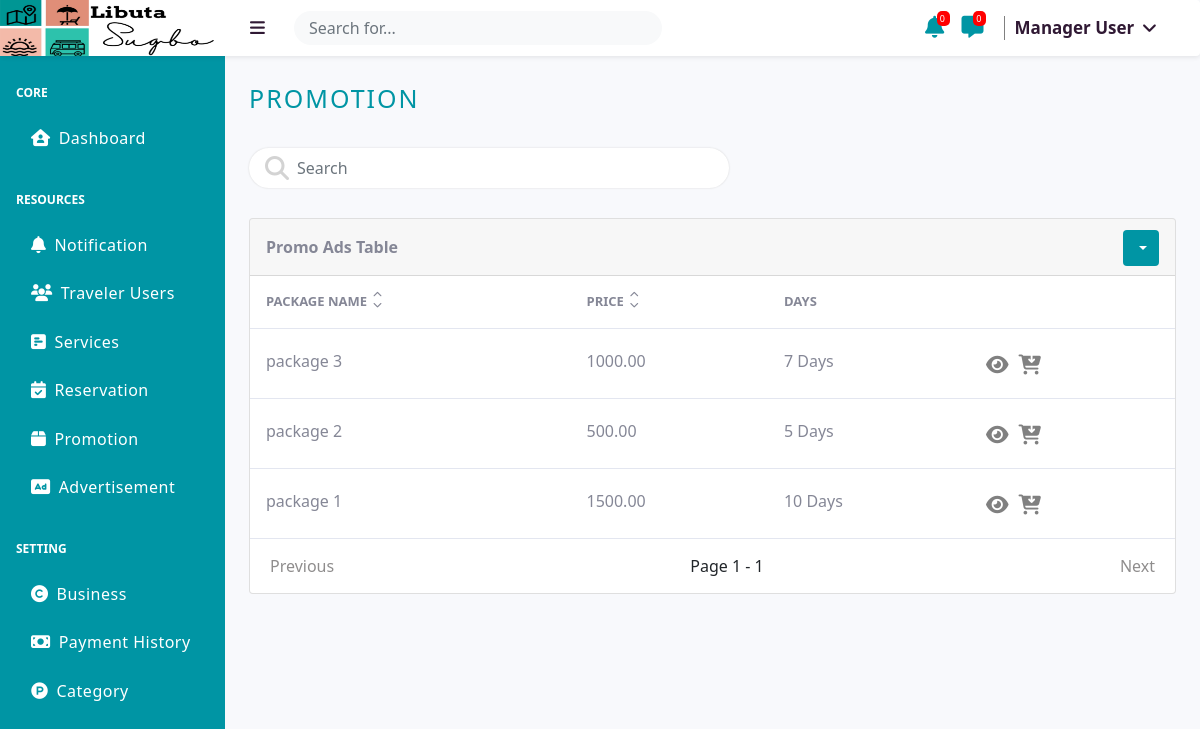
Page /src/manager/promotion.php (signed in) on the committed database.
### tables this page shows
CREATE TABLE `logo` (
  `id` int(255) NOT NULL,
  `image` varchar(255) NOT NULL
);

CREATE TABLE `packages` (
  `id` int(255) NOT NULL,
  `name` varchar(255) NOT NULL,
  `days` varchar(255) NOT NULL,
  `price` decimal(10,2) NOT NULL,
  `description` longtext NOT NULL
);

### src/manager/_TABLE_UI/promotion-table.php (the view, shortened to what the rows shown need)
<?php
                        include '_UI_SORTING_FETCHING/promotion-fetch.php';
                    ?>
                    <div class="card mb-4">
                        <div class="card-body-table overflowtables">
                            <?php if($display>0): ?>
                            <table class="tablenew">
                                <thead class="hideafter">
                                    <tr>
                                    <?php if(isset($_GET['search'])): ?>
                                        <th scope="col">
                                            <div class="d-flex">
                                                <span>Package Name</span>
                                                <div class="sorted-table">
                                                    <div><a href="?search=<?php echo $_GET['search'] ?>&name=asc"><i class="fas fa-chevron-up"></i></a></div>
                                                    <div><a href="?search=<?php echo $_GET['search'] ?>&name=desc"><i class="fas fa-chevron-down"></i></a></div>
                                                </div>
                                            </div>
                                        </th>
                                        <th scope="col">
                                            <div class="d-flex">
                                                <span>Price</span>
                                                <div class="sorted-table">
                                                    <div><a href="?search=<?php echo $_GET['search'] ?>&price=asc"><i class="fas fa-chevron-up"></i></a></div>
                                                    <div><a href="?search=<?php echo $_GET['search'] ?>&price=desc"><i class="fas fa-chevron-down"></i></a></div>
                                                </div>
                                            </div>
                                        </th>
                                        <th scope="col">Days</th>
                                        <th scope="col"></th>
                                    <?php else: ?>
                                        <th scope="col">
                                            <div class="d-flex">
                                                <span>Package Name</span>
                                                <div class="sorted-table">
                                                    <div><a href="?name=asc"><i class="fas fa-chevron-up"></i></a></div>
                                                    <div><a href="?name=desc"><i class="fas fa-chevron-down"></i></a></div>
                                                </div>
                                            </div>
                                        </th>
                                        <th scope="col">
                                            <div class="d-flex">
                                                <span>Price</span>
                                                <div class="sorted-table">
                                                    <div><a href="?price=asc"><i class="fas fa-chevron-up"></i></a></div>
                                                    <div><a href="?price=desc"><i class="fas fa-chevron-down"></i></a></div>
                                                </div>
                                            </div>
                                        </th>
                                        <th scope="col">Days</th>
                                        <th scope="col"></th>
                                    <?php endif; ?>
                                    </tr>
                                </thead>
                                <tbody class="hideafter">
                                    <?php foreach ($display as $dis): ?>
                                        <tr class="<?php echo $dis['id']; ?>" id="<?php echo $dis['id']; ?>">
                                            <td><?php echo $dis['name']; ?></td>
                                            <td><?php echo $dis['price']; ?></td>
                                            <td><?php echo $dis['days']; ?> Days</td>
                                            <td id="btn">
                                                <div class="d-flex">
                                                    <span class="tip_view_container">
                                                        <i class="fa-solid fa-eye btns" id="showinfo" data-id="<?php echo $dis['id']; ?>"></i>
                                                    </span>
                                                    <span class="tip_view_container">
                                                        <i class="fa-solid fa-cart-arrow-down btns" id="avail" data-id="<?php echo $dis['id']; ?>"></i>
                                                    </span>
                                                </div>
                                        </tr>
                                    <?php endforeach; ?>
                                </tbody>
                            </table>
                            <?php else: ?>
                                <div id="emptyss"><i class="fa-solid fa-table-list"></i><p>No Data</p></div>
                            <?php endif; ?>
                        </div>
                    </div>

### src/manager/_UI/header_1.php (shortened to what the rows shown need)
<?php
$logo = new Logo;
$Getlogo = $logo->Getlogo();
$logoimage = '';
if($Getlogo){
   $logoimage = $Getlogo->image;
}
?>
<a class="navbar-brand display-title-none" href="#">
    <?php if($logoimage): ?>
        <img src="../user/assets/logo/<?php echo $logoimage; ?>" alt="" id="logonav">
    <?php else: ?>
        <p style="margin-left:40px; margin-top:15px;">NO LOGO</p>
    <?php endif; ?>
</a>

### rows in the picture
logo: image (picture)
packages: name "package 3", price "1000.00", days "7"
packages: name "package 2", price "500.00", days "5"
packages: name "package 1", price "1500.00", days "10"

### other values in the picture
$page "1"
$pages "1"
